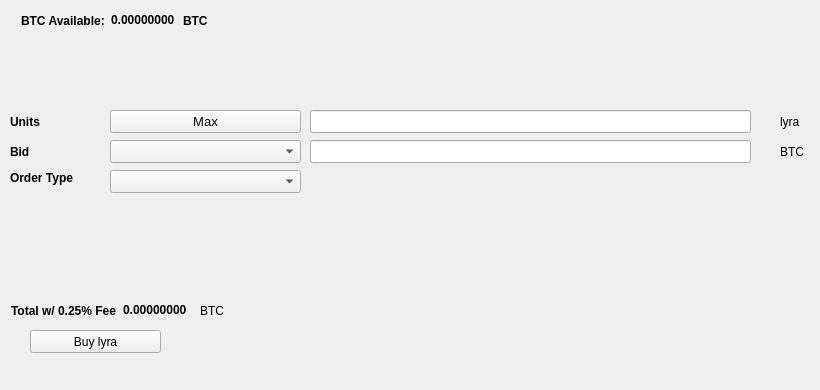
   <widget class="QWidget" name="BuyTab">
    <attribute name="title">
     <string>Buy</string>
    </attribute>
    <widget class="QPushButton" name="Buylyra">
     <property name="geometry">
      <rect>
       <x>30</x>
       <y>330</y>
       <width>131</width>
       <height>23</height>
      </rect>
     </property>
     <property name="text">
      <string>Buy lyra</string>
     </property>
     <property name="icon">
      <iconset resource="../lyra.qrc">
       <normaloff>:/icons/bitcoin</normaloff>:/icons/bitcoin</iconset>
     </property>
    </widget>
    <widget class="QLabel" name="label_3">
     <property name="geometry">
      <rect>
       <x>10</x>
       <y>110</y>
       <width>46</width>
       <height>23</height>
      </rect>
     </property>
     <property name="font">
      <font>
       <weight>75</weight>
       <bold>true</bold>
      </font>
     </property>
     <property name="text">
      <string>Units</string>
     </property>
    </widget>
    <widget class="QLineEdit" name="UnitsInput">
     <property name="geometry">
      <rect>
       <x>310</x>
       <y>110</y>
       <width>441</width>
       <height>23</height>
      </rect>
     </property>
     <property name="font">
      <font>
       <pointsize>9</pointsize>
       <weight>75</weight>
       <bold>true</bold>
      </font>
     </property>
    </widget>
    <widget class="QLineEdit" name="BuyBidPriceEdit">
     <property name="geometry">
      <rect>
       <x>310</x>
       <y>140</y>
       <width>441</width>
       <height>23</height>
      </rect>
     </property>
     <property name="font">
      <font>
       <pointsize>9</pointsize>
       <weight>75</weight>
       <bold>true</bold>
      </font>
     </property>
    </widget>
    <widget class="QLabel" name="label_4">
     <property name="geometry">
      <rect>
       <x>780</x>
       <y>110</y>
       <width>31</width>
       <height>23</height>
      </rect>
     </property>
     <property name="text">
      <string>lyra</string>
     </property>
    </widget>
    <widget class="QLabel" name="label_5">
     <property name="geometry">
      <rect>
       <x>780</x>
       <y>140</y>
       <width>31</width>
       <height>23</height>
      </rect>
     </property>
     <property name="text">
      <string>BTC</string>
     </property>
    </widget>
    <widget class="QLabel" name="label_6">
     <property name="geometry">
      <rect>
       <x>10</x>
       <y>140</y>
       <width>46</width>
       <height>23</height>
      </rect>
     </property>
     <property name="font">
      <font>
       <weight>75</weight>
       <bold>true</bold>
      </font>
     </property>
     <property name="text">
      <string>Bid</string>
     </property>
    </widget>
    <widget class="QLabel" name="label_7">
     <property name="geometry">
      <rect>
       <x>10</x>
       <y>170</y>
       <width>91</width>
       <height>16</height>
      </rect>
     </property>
     <property name="font">
      <font>
       <weight>75</weight>
       <bold>true</bold>
      </font>
     </property>
     <property name="text">
      <string>Order Type</string>
     </property>
    </widget>
    <widget class="QPushButton" name="Buy_Max_Amount">
     <property name="geometry">
      <rect>
       <x>110</x>
       <y>110</y>
       <width>191</width>
       <height>23</height>
      </rect>
     </property>
     <property name="font">
      <font>
       <pointsize>10</pointsize>
      </font>
     </property>
     <property name="text">
      <string>Max</string>
     </property>
    </widget>
    <widget class="QComboBox" name="BuyBidcomboBox">
     <property name="geometry">
      <rect>
       <x>110</x>
       <y>140</y>
       <width>191</width>
       <height>23</height>
      </rect>
     </property>
     <property name="font">
      <font>
       <pointsize>10</pointsize>
      </font>
     </property>
    </widget>
    <widget class="QComboBox" name="buyOrdertypeCombo">
     <property name="geometry">
      <rect>
       <x>110</x>
       <y>170</y>
       <width>191</width>
       <height>23</height>
      </rect>
     </property>
     <property name="font">
      <font>
       <pointsize>10</pointsize>
      </font>
     </property>
    </widget>
    <widget class="QWidget" name="layoutWidget1">
     <property name="geometry">
      <rect>
       <x>21</x>
       <y>11</y>
       <width>227</width>
       <height>19</height>
      </rect>
     </property>
     <layout class="QHBoxLayout" name="horizontalLayout_3">
      <item>
       <widget class="QLabel" name="label232">
        <property name="font">
         <font>
          <weight>75</weight>
          <bold>true</bold>
         </font>
        </property>
        <property name="text">
         <string>BTC Available:</string>
        </property>
       </widget>
      </item>
      <item>
       <widget class="QLabel" name="BtcAvailableLbl">
        <property name="palette">
         <palette>
          <active>
           <colorrole role="WindowText">
            <brush brushstyle="SolidPattern">
             <color alpha="255">
              <red>0</red>
              <green>0</green>
              <blue>0</blue>
             </color>
            </brush>
           </colorrole>
           <colorrole role="Button">
            <brush brushstyle="SolidPattern">
             <color alpha="255">
              <red>0</red>
              <green>170</green>
              <blue>0</blue>
             </color>
            </brush>
           </colorrole>
           <colorrole role="Light">
            <brush brushstyle="SolidPattern">
             <color alpha="255">
              <red>0</red>
              <green>255</green>
              <blue>0</blue>
             </color>
            </brush>
           </colorrole>
           <colorrole role="Midlight">
            <brush brushstyle="SolidPattern">
             <color alpha="255">
              <red>0</red>
              <green>212</green>
              <blue>0</blue>
             </color>
            </brush>
           </colorrole>
           <colorrole role="Dark">
            <brush brushstyle="SolidPattern">
             <color alpha="255">
              <red>0</red>
              <green>85</green>
              <blue>0</blue>
             </color>
            </brush>
           </colorrole>
           <colorrole role="Mid">
            <brush brushstyle="SolidPattern">
             <color alpha="255">
              <red>0</red>
              <green>113</green>
              <blue>0</blue>
             </color>
            </brush>
           </colorrole>
           <colorrole role="Text">
            <brush brushstyle="SolidPattern">
             <color alpha="255">
              <red>0</red>
              <green>170</green>
              <blue>0</blue>
             </color>
            </brush>
           </colorrole>
           <colorrole role="BrightText">
            <brush brushstyle="SolidPattern">
             <color alpha="255">
              <red>255</red>
              <green>255</green>
              <blue>255</blue>
             </color>
            </brush>
           </colorrole>
           <colorrole role="ButtonText">
            <brush brushstyle="SolidPattern">
             <color alpha="255">
              <red>0</red>
              <green>0</green>
              <blue>0</blue>
             </color>
            </brush>
           </colorrole>
           <colorrole role="Base">
            <brush brushstyle="SolidPattern">
             <color alpha="255">
              <red>255</red>
              <green>255</green>
              <blue>255</blue>
             </color>
            </brush>
           </colorrole>
           <colorrole role="Window">
            <brush brushstyle="SolidPattern">
             <color alpha="255">
              <red>0</red>
              <green>170</green>
              <blue>0</blue>
             </color>
            </brush>
           </colorrole>
           <colorrole role="Shadow">
            <brush brushstyle="SolidPattern">
             <color alpha="255">
              <red>0</red>
              <green>0</green>
              <blue>0</blue>
             </color>
            </brush>
           </colorrole>
           <colorrole role="AlternateBase">
            <brush brushstyle="SolidPattern">
             <color alpha="255">
              <red>127</red>
              <green>212</green>
              <blue>127</blue>
             </color>
            </brush>
           </colorrole>
           <colorrole role="ToolTipBase">
            <brush brushstyle="SolidPattern">
             <color alpha="255">
              <red>255</red>
              <green>255</green>
              <blue>220</blue>
             </color>
            </brush>
           </colorrole>
           <colorrole role="ToolTipText">
            <brush brushstyle="SolidPattern">
             <color alpha="255">
              <red>0</red>
              <green>0</green>
              <blue>0</blue>
             </color>
            </brush>
           </colorrole>
          </active>
          <inactive>
           <colorrole role="WindowText">
            <brush brushstyle="SolidPattern">
             <color alpha="255">
              <red>0</red>
              <green>0</green>
              <blue>0</blue>
             </color>
            </brush>
           </colorrole>
           <colorrole role="Button">
            <brush brushstyle="SolidPattern">
             <color alpha="255">
              <red>0</red>
              <green>170</green>
              <blue>0</blue>
             </color>
            </brush>
           </colorrole>
           <colorrole role="Light">
            <brush brushstyle="SolidPattern">
             <color alpha="255">
              <red>0</red>
              <green>255</green>
              <blue>0</blue>
             </color>
            </brush>
           </colorrole>
           <colorrole role="Midlight">
            <brush brushstyle="SolidPattern">
             <color alpha="255">
              <red>0</red>
              <green>212</green>
              <blue>0</blue>
             </color>
            </brush>
           </colorrole>
           <colorrole role="Dark">
            <brush brushstyle="SolidPattern">
             <color alpha="255">
              <red>0</red>
              <green>85</green>
              <blue>0</blue>
             </color>
            </brush>
           </colorrole>
           <colorrole role="Mid">
            <brush brushstyle="SolidPattern">
             <color alpha="255">
              <red>0</red>
              <green>113</green>
              <blue>0</blue>
             </color>
            </brush>
           </colorrole>
           <colorrole role="Text">
            <brush brushstyle="SolidPattern">
             <color alpha="255">
              <red>0</red>
              <green>170</green>
              <blue>0</blue>
             </color>
            </brush>
           </colorrole>
           <colorrole role="BrightText">
            <brush brushstyle="SolidPattern">
             <color alpha="255">
              <red>255</red>
              <green>255</green>
              <blue>255</blue>
             </color>
            </brush>
           </colorrole>
           <colorrole role="ButtonText">
            <brush brushstyle="SolidPattern">
             <color alpha="255">
              <red>0</red>
              <green>0</green>
              <blue>0</blue>
             </color>
            </brush>
           </colorrole>
           <colorrole role="Base">
            <brush brushstyle="SolidPattern">
             <color alpha="255">
              <red>255</red>
              <green>255</green>
              <blue>255</blue>
             </color>
            </brush>
           </colorrole>
           <colorrole role="Window">
            <brush brushstyle="SolidPattern">
             <color alpha="255">
              <red>0</red>
              <green>170</green>
              <blue>0</blue>
             </color>
            </brush>
           </colorrole>
           <colorrole role="Shadow">
            <brush brushstyle="SolidPattern">
             <color alpha="255">
              <red>0</red>
              <green>0</green>
              <blue>0</blue>
             </color>
            </brush>
           </colorrole>
           <colorrole role="AlternateBase">
            <brush brushstyle="SolidPattern">
             <color alpha="255">
              <red>127</red>
              <green>212</green>
              <blue>127</blue>
             </color>
            </brush>
           </colorrole>
           <colorrole role="ToolTipBase">
            <brush brushstyle="SolidPattern">
             <color alpha="255">
              <red>255</red>
              <green>255</green>
              <blue>220</blue>
             </color>
            </brush>
           </colorrole>
           <colorrole role="ToolTipText">
            <brush brushstyle="SolidPattern">
             <color alpha="255">
              <red>0</red>
              <green>0</green>
              <blue>0</blue>
             </color>
            </brush>
           </colorrole>
          </inactive>
          <disabled>
           <colorrole role="WindowText">
            <brush brushstyle="SolidPattern">
             <color alpha="255">
              <red>0</red>
              <green>85</green>
              <blue>0</blue>
             </color>
            </brush>
           </colorrole>
           <colorrole role="Button">
            <brush brushstyle="SolidPattern">
             <color alpha="255">
              <red>0</red>
              <green>170</green>
              <blue>0</blue>
             </color>
            </brush>
           </colorrole>
           <colorrole role="Light">
            <brush brushstyle="SolidPattern">
             <color alpha="255">
              <red>0</red>
              <green>255</green>
              <blue>0</blue>
             </color>
            </brush>
           </colorrole>
           <colorrole role="Midlight">
            <brush brushstyle="SolidPattern">
             <color alpha="255">
              <red>0</red>
              <green>212</green>
              <blue>0</blue>
             </color>
            </brush>
           </colorrole>
           <colorrole role="Dark">
            <brush brushstyle="SolidPattern">
             <color alpha="255">
              <red>0</red>
              <green>85</green>
              <blue>0</blue>
             </color>
            </brush>
           </colorrole>
           <colorrole role="Mid">
            <brush brushstyle="SolidPattern">
             <color alpha="255">
              <red>0</red>
              <green>113</green>
              <blue>0</blue>
             </color>
            </brush>
           </colorrole>
           <colorrole role="Text">
            <brush brushstyle="SolidPattern">
             <color alpha="255">
              <red>0</red>
              <green>85</green>
              <blue>0</blue>
             </color>
            </brush>
           </colorrole>
           <colorrole role="BrightText">
            <brush brushstyle="SolidPattern">
             <color alpha="255">
              <red>255</red>
              <green>255</green>
              <blue>255</blue>
             </color>
            </brush>
           </colorrole>
           <colorrole role="ButtonText">
            <brush brushstyle="SolidPattern">
             <color alpha="255">
              <red>0</red>
              <green>85</green>
              <blue>0</blue>
             </color>
            </brush>
           </colorrole>
           <colorrole role="Base">
            <brush brushstyle="SolidPattern">
             <color alpha="255">
              <red>0</red>
              <green>170</green>
              <blue>0</blue>
             </color>
            </brush>
           </colorrole>
           <colorrole role="Window">
            <brush brushstyle="SolidPattern">
             <color alpha="255">
              <red>0</red>
              <green>170</green>
              <blue>0</blue>
             </color>
            </brush>
           </colorrole>
           <colorrole role="Shadow">
            <brush brushstyle="SolidPattern">
             <color alpha="255">
              <red>0</red>
              <green>0</green>
              <blue>0</blue>
             </color>
            </brush>
           </colorrole>
           <colorrole role="AlternateBase">
            <brush brushstyle="SolidPattern">
             <color alpha="255">
              <red>0</red>
              <green>170</green>
              <blue>0</blue>
             </color>
            </brush>
           </colorrole>
           <colorrole role="ToolTipBase">
            <brush brushstyle="SolidPattern">
             <color alpha="255">
              <red>255</red>
              <green>255</green>
              <blue>220</blue>
             </color>
            </brush>
           </colorrole>
           <colorrole role="ToolTipText">
            <brush brushstyle="SolidPattern">
             <color alpha="255">
              <red>0</red>
              <green>0</green>
              <blue>0</blue>
             </color>
            </brush>
           </colorrole>
          </disabled>
         </palette>
        </property>
        <property name="font">
         <font>
          <weight>75</weight>
          <bold>true</bold>
         </font>
        </property>
        <property name="text">
         <string>0.00000000</string>
        </property>
        <property name="textInteractionFlags">
         <set>Qt::LinksAccessibleByMouse|Qt::TextSelectableByKeyboard|Qt::TextSelectableByMouse</set>
        </property>
       </widget>
      </item>
      <item>
       <widget class="QLabel" name="BtcAvailableLbl_2">
        <property name="font">
         <font>
          <weight>75</weight>
          <bold>true</bold>
         </font>
        </property>
        <property name="text">
         <string>BTC</string>
        </property>
       </widget>
      </item>
     </layout>
    </widget>
    <widget class="QWidget" name="layoutWidge2">
     <property name="geometry">
      <rect>
       <x>11</x>
       <y>301</y>
       <width>259</width>
       <height>19</height>
      </rect>
     </property>
     <layout class="QHBoxLayout" name="horizontalLayout_4">
      <item>
       <widget class="QLabel" name="label_9">
        <property name="font">
         <font>
          <weight>75</weight>
          <bold>true</bold>
         </font>
        </property>
        <property name="text">
         <string>Total w/ 0.25% Fee</string>
        </property>
       </widget>
      </item>
      <item>
       <widget class="QLabel" name="BuyCostLabel">
        <property name="palette">
         <palette>
          <active>
           <colorrole role="WindowText">
            <brush brushstyle="SolidPattern">
             <color alpha="255">
              <red>0</red>
              <green>0</green>
              <blue>0</blue>
             </color>
            </brush>
           </colorrole>
           <colorrole role="Button">
            <brush brushstyle="SolidPattern">
             <color alpha="255">
              <red>0</red>
              <green>170</green>
              <blue>0</blue>
             </color>
            </brush>
           </colorrole>
           <colorrole role="Light">
            <brush brushstyle="SolidPattern">
             <color alpha="255">
              <red>0</red>
              <green>255</green>
              <blue>0</blue>
             </color>
            </brush>
           </colorrole>
           <colorrole role="Midlight">
            <brush brushstyle="SolidPattern">
             <color alpha="255">
              <red>0</red>
              <green>212</green>
              <blue>0</blue>
             </color>
            </brush>
           </colorrole>
           <colorrole role="Dark">
            <brush brushstyle="SolidPattern">
             <color alpha="255">
              <red>0</red>
              <green>85</green>
              <blue>0</blue>
             </color>
            </brush>
           </colorrole>
           <colorrole role="Mid">
            <brush brushstyle="SolidPattern">
             <color alpha="255">
              <red>0</red>
              <green>113</green>
              <blue>0</blue>
             </color>
            </brush>
           </colorrole>
           <colorrole role="Text">
            <brush brushstyle="SolidPattern">
             <color alpha="255">
              <red>0</red>
              <green>170</green>
              <blue>0</blue>
             </color>
            </brush>
           </colorrole>
           <colorrole role="BrightText">
            <brush brushstyle="SolidPattern">
             <color alpha="255">
              <red>255</red>
              <green>255</green>
              <blue>255</blue>
             </color>
            </brush>
           </colorrole>
           <colorrole role="ButtonText">
            <brush brushstyle="SolidPattern">
             <color alpha="255">
              <red>0</red>
              <green>0</green>
              <blue>0</blue>
             </color>
            </brush>
           </colorrole>
           <colorrole role="Base">
            <brush brushstyle="SolidPattern">
             <color alpha="255">
              <red>255</red>
              <green>255</green>
              <blue>255</blue>
             </color>
            </brush>
           </colorrole>
           <colorrole role="Window">
            <brush brushstyle="SolidPattern">
             <color alpha="255">
              <red>0</red>
              <green>170</green>
              <blue>0</blue>
             </color>
            </brush>
           </colorrole>
           <colorrole role="Shadow">
            <brush brushstyle="SolidPattern">
             <color alpha="255">
              <red>0</red>
              <green>0</green>
              <blue>0</blue>
             </color>
            </brush>
           </colorrole>
           <colorrole role="AlternateBase">
            <brush brushstyle="SolidPattern">
             <color alpha="255">
              <red>127</red>
              <green>212</green>
              <blue>127</blue>
             </color>
            </brush>
           </colorrole>
           <colorrole role="ToolTipBase">
            <brush brushstyle="SolidPattern">
             <color alpha="255">
              <red>255</red>
              <green>255</green>
              <blue>220</blue>
             </color>
            </brush>
           </colorrole>
           <colorrole role="ToolTipText">
            <brush brushstyle="SolidPattern">
             <color alpha="255">
              <red>0</red>
              <green>0</green>
              <blue>0</blue>
             </color>
            </brush>
           </colorrole>
          </active>
          <inactive>
           <colorrole role="WindowText">
            <brush brushstyle="SolidPattern">
             <color alpha="255">
              <red>0</red>
              <green>0</green>
              <blue>0</blue>
             </color>
            </brush>
           </colorrole>
           <colorrole role="Button">
            <brush brushstyle="SolidPattern">
             <color alpha="255">
              <red>0</red>
              <green>170</green>
              <blue>0</blue>
             </color>
            </brush>
           </colorrole>
           <colorrole role="Light">
            <brush brushstyle="SolidPattern">
             <color alpha="255">
              <red>0</red>
              <green>255</green>
              <blue>0</blue>
             </color>
            </brush>
           </colorrole>
           <colorrole role="Midlight">
            <brush brushstyle="SolidPattern">
             <color alpha="255">
              <red>0</red>
              <green>212</green>
              <blue>0</blue>
             </color>
            </brush>
           </colorrole>
           <colorrole role="Dark">
            <brush brushstyle="SolidPattern">
             <color alpha="255">
              <red>0</red>
              <green>85</green>
              <blue>0</blue>
             </color>
            </brush>
           </colorrole>
           <colorrole role="Mid">
            <brush brushstyle="SolidPattern">
             <color alpha="255">
              <red>0</red>
              <green>113</green>
              <blue>0</blue>
             </color>
            </brush>
           </colorrole>
           <colorrole role="Text">
            <brush brushstyle="SolidPattern">
             <color alpha="255">
              <red>0</red>
              <green>170</green>
              <blue>0</blue>
             </color>
            </brush>
           </colorrole>
           <colorrole role="BrightText">
            <brush brushstyle="SolidPattern">
             <color alpha="255">
              <red>255</red>
              <green>255</green>
              <blue>255</blue>
             </color>
            </brush>
           </colorrole>
           <colorrole role="ButtonText">
            <brush brushstyle="SolidPattern">
             <color alpha="255">
              <red>0</red>
              <green>0</green>
              <blue>0</blue>
             </color>
            </brush>
           </colorrole>
           <colorrole role="Base">
            <brush brushstyle="SolidPattern">
             <color alpha="255">
              <red>255</red>
              <green>255</green>
              <blue>255</blue>
             </color>
            </brush>
           </colorrole>
           <colorrole role="Window">
            <brush brushstyle="SolidPattern">
             <color alpha="255">
              <red>0</red>
              <green>170</green>
              <blue>0</blue>
             </color>
            </brush>
           </colorrole>
           <colorrole role="Shadow">
            <brush brushstyle="SolidPattern">
             <color alpha="255">
              <red>0</red>
              <green>0</green>
              <blue>0</blue>
             </color>
            </brush>
           </colorrole>
           <colorrole role="AlternateBase">
            <brush brushstyle="SolidPattern">
             <color alpha="255">
              <red>127</red>
              <green>212</green>
              <blue>127</blue>
             </color>
            </brush>
           </colorrole>
           <colorrole role="ToolTipBase">
            <brush brushstyle="SolidPattern">
             <color alpha="255">
              <red>255</red>
              <green>255</green>
              <blue>220</blue>
             </color>
            </brush>
           </colorrole>
           <colorrole role="ToolTipText">
            <brush brushstyle="SolidPattern">
             <color alpha="255">
              <red>0</red>
              <green>0</green>
              <blue>0</blue>
             </color>
            </brush>
           </colorrole>
          </inactive>
          <disabled>
           <colorrole role="WindowText">
            <brush brushstyle="SolidPattern">
             <color alpha="255">
              <red>0</red>
              <green>85</green>
              <blue>0</blue>
             </color>
            </brush>
           </colorrole>
           <colorrole role="Button">
            <brush brushstyle="SolidPattern">
             <color alpha="255">
              <red>0</red>
              <green>170</green>
              <blue>0</blue>
             </color>
            </brush>
           </colorrole>
           <colorrole role="Light">
            <brush brushstyle="SolidPattern">
             <color alpha="255">
              <red>0</red>
              <green>255</green>
              <blue>0</blue>
             </color>
            </brush>
           </colorrole>
           <colorrole role="Midlight">
            <brush brushstyle="SolidPattern">
             <color alpha="255">
              <red>0</red>
              <green>212</green>
              <blue>0</blue>
             </color>
            </brush>
           </colorrole>
           <colorrole role="Dark">
            <brush brushstyle="SolidPattern">
             <color alpha="255">
              <red>0</red>
              <green>85</green>
              <blue>0</blue>
             </color>
            </brush>
           </colorrole>
           <colorrole role="Mid">
            <brush brushstyle="SolidPattern">
             <color alpha="255">
              <red>0</red>
              <green>113</green>
              <blue>0</blue>
             </color>
            </brush>
           </colorrole>
           <colorrole role="Text">
            <brush brushstyle="SolidPattern">
             <color alpha="255">
              <red>0</red>
              <green>85</green>
              <blue>0</blue>
             </color>
            </brush>
           </colorrole>
           <colorrole role="BrightText">
            <brush brushstyle="SolidPattern">
             <color alpha="255">
              <red>255</red>
              <green>255</green>
              <blue>255</blue>
             </color>
            </brush>
           </colorrole>
           <colorrole role="ButtonText">
            <brush brushstyle="SolidPattern">
             <color alpha="255">
              <red>0</red>
              <green>85</green>
              <blue>0</blue>
             </color>
            </brush>
           </colorrole>
           <colorrole role="Base">
            <brush brushstyle="SolidPattern">
             <color alpha="255">
              <red>0</red>
              <green>170</green>
              <blue>0</blue>
             </color>
            </brush>
           </colorrole>
           <colorrole role="Window">
            <brush brushstyle="SolidPattern">
             <color alpha="255">
              <red>0</red>
              <green>170</green>
              <blue>0</blue>
             </color>
            </brush>
           </colorrole>
           <colorrole role="Shadow">
            <brush brushstyle="SolidPattern">
             <color alpha="255">
              <red>0</red>
              <green>0</green>
              <blue>0</blue>
             </color>
            </brush>
           </colorrole>
           <colorrole role="AlternateBase">
            <brush brushstyle="SolidPattern">
             <color alpha="255">
              <red>0</red>
              <green>170</green>
              <blue>0</blue>
             </color>
            </brush>
           </colorrole>
           <colorrole role="ToolTipBase">
            <brush brushstyle="SolidPattern">
             <color alpha="255">
              <red>255</red>
              <green>255</green>
              <blue>220</blue>
             </color>
            </brush>
           </colorrole>
           <colorrole role="ToolTipText">
            <brush brushstyle="SolidPattern">
             <color alpha="255">
              <red>0</red>
              <green>0</green>
              <blue>0</blue>
             </color>
            </brush>
           </colorrole>
          </disabled>
         </palette>
        </property>
        <property name="font">
         <font>
          <weight>75</weight>
          <bold>true</bold>
         </font>
        </property>
        <property name="autoFillBackground">
         <bool>false</bool>
        </property>
        <property name="text">
         <string>0.00000000</string>
        </property>
        <property name="textInteractionFlags">
         <set>Qt::LinksAccessibleByMouse|Qt::TextSelectableByMouse</set>
        </property>
       </widget>
      </item>
      <item>
       <widget class="QLabel" name="label_10">
        <property name="font">
         <font>
          <weight>50</weight>
          <bold>false</bold>
         </font>
        </property>
        <property name="text">
         <string>BTC</string>
        </property>
       </widget>
      </item>
     </layout>
    </widget>
    <widget class="QLabel" name="label_24">
     <property name="geometry">
      <rect>
       <x>460</x>
       <y>300</y>
       <width>281</width>
       <height>81</height>
      </rect>
     </property>
     <property name="text">
      <string/>
     </property>
     <property name="pixmap">
      <pixmap>:/images/bittrex</pixmap>
     </property>
    </widget>
   </widget>
